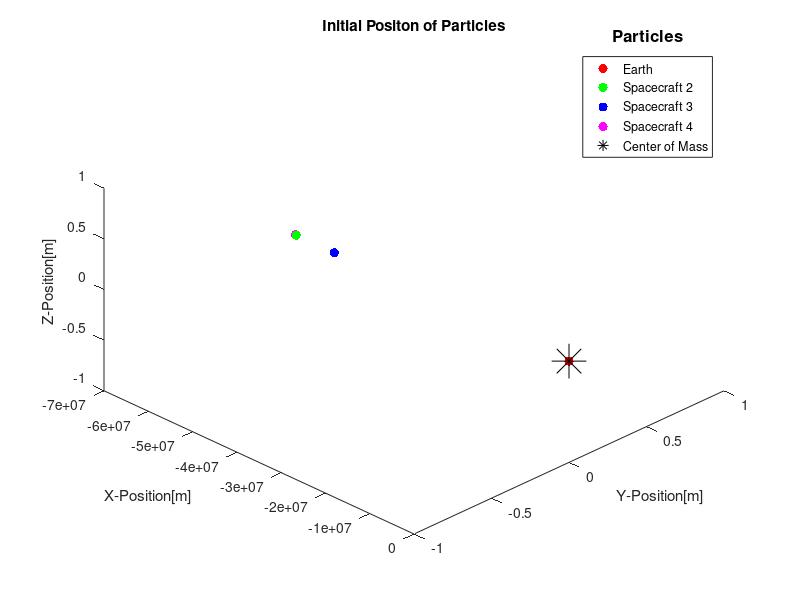

Write MATLAB code to recreate this figure. (Note: this script raises an error after producing the figure.)
%% Planet and Spacecraft Orbiting
clear all;
close all;
clc;

%% System Properties and Initial codition 

%Central Force Constant (analogous to gravitational constant G)
G = (6.674e-11);

%Radius for particle 1
rE = 6.4e6;
%here are some random particles
p1 = [0 0 0];
p2 = [-10*rE+3*rE*rand() 0 0];
p3 = [-10*rE+3*rE*rand() 0 0];
p4 = [-10*rE+3*rE*rand() 0 0];

%random assignment of mass to the particles
m1 = 6e24;  %mass of the earth
m2 = 1.5e4; %mass of spacecrafts (p2, p3, p4)
m3 = 1.5e4;
m4 = 1.5e4;

%initial momentum
mv1 = [0 0 0];
mv2 = [0 3e3*m2 0];
mv3 = [0 3e3*m3 0];
mv4 = [0 3e3*m4 0];

%Time interval and step
tmax = 100000;
dt = 10;

%% Centre of Mass 
%write an expression to compute the center of mass (do not use a loop)

%Center of Mass x direction 
com = (m1*p1 + m2*p2 + m3*p3 + m3*p4) / (m1 + m2 + m3 + m4);
%% Initial Conditions Plot


figure
hold on;
plot3(p1(1,1), p1(1,2), p1(1,3),'.r', 'MarkerSize', 20);
plot3(p2(1,1), p2(1,2), p2(1,3),'.g', 'MarkerSize', 20);
plot3(p3(1,1), p3(1,2), p3(1,3),'.b', 'MarkerSize', 20);
plot3(p4(1,1), p4(1,2), p4(1,3),'.m', 'MarkerSize', 20);
plot3(com(1,1), com(1,2), com(1,3),'*k', 'MarkerSize', 25);
view(45,45);

xlabel("X-Position[m]");
ylabel("Y-Position[m]");
zlabel("Z-Position[m]");
title('Initial Positon of Particles');
lgd = legend('Earth', 'Spacecraft 2', 'Spacecraft 3', 'Spacecraft 4', 'Center of Mass');
title(lgd,'Particles','FontSize',12);

hold off;

%% Momentum Update

%Setup arrays for saving positions and momentum/velocity
m = [m1;m2;m3;m4];
p = [p1;p2;p3;p4];

for i = 2:floor((tmax/dt)) %run the simulation for 1 second
    
    %compute the individual gravitational forces acting on each particle
    %e.g. force of p2, p3, and p4 acting on p1. 
    F1 = NetForce(m,p,G,1);
    F2 = NetForce(m,p,G,2);
    F3 = NetForce(m,p,G,3);
    F4 = NetForce(m,p,G,4);

    %update momentum of each particle
    mv1 = mv1 + F1*dt;
    v1 = (mv1/m1);
    p1 = p1 + v1 * dt;

    mv2 = mv2 + F2*dt;
    v2 = (mv2/m2);
    p2 = p2 + v2 * dt;

    mv3 = mv3 + F3*dt;
    v3 = (mv3/m3);
    p3 = p3 + v3 * dt;

    mv4 = mv4 + F4*dt;
    v4 = (mv4/m4);
    p4 = p4 + v4 * dt;
   
    
    %compute updated position of each particle (set new position equal to variable name of previous position)
    p = [p1;p2;p3;p4];
    %create an array for each point that records time history (e.g. p1_out(i,:) = p1;)
    p1_out(i,:) = p1;
    p2_out(i,:) = p2;
    p3_out(i,:) = p3;
    p4_out(i,:) = p4;

    %momentum arrays
    mv1_out(i,:) = mv1;
    mv2_out(i,:) = mv2;
    mv3_out(i,:) = mv3;
    mv4_out(i,:) = mv4;
   
    %recompute center of mass from updated positions

    com = (m1*p1 + m2*p2 + m3*p3 + m4*p4) / (m1 + m2 + m3 + m4);
   
    %create array for center of mass (e.g. com_out(i,:) = com;)
    com_out(i,:) = com;

    %time array
    time(i,:) = dt * i;

end 

%trajectory plots


figure
hold on;
plot3(p1_out(2:end,1), p1_out(2:end,2), p1_out(2:end,3),'.k','markersize', 20);
plot3(p2_out(2:end,1), p2_out(2:end,2), p2_out(2:end,3),'g','LineWidth', 2);
plot3(p3_out(2:end,1), p3_out(2:end,2), p3_out(2:end,3),'b','LineWidth', 2);
plot3(p4_out(2:end,1), p4_out(2:end,2), p4_out(2:end,3),'m','LineWidth', 2);
plot3(com_out(2:end,1), com_out(2:end,2), com_out(2:end,3),'.r','markersize', 1);
view(45,45);

xlabel("X-Trajectory[m]");
ylabel("Y-Trajectory[m]");
zlabel("Z-Trajectory[m]");
title('Trajectories of Particles');
%lgd = legend('Earth', 'Spacecraft 1', 'Spacecraft 2', 'Spacecraft 3', 'Center of Mass');
%title(lgd,'Trajectories','FontSize',12);
hold off;

%% Animation - Question 1E

figure
view(45,45);
for i = 2:30:length(p1_out)
    hold on;
    plot3(p1_out(i,1), p1_out(i,2), p1_out(i,3),'.r','markersize', 13);
    plot3(p2_out(i,1), p2_out(i,2), p2_out(i,3),'.g','markersize', 13);
    plot3(p3_out(i,1), p3_out(i,2), p3_out(i,3),'.b','markersize', 13);
    plot3(p4_out(i,1), p4_out(i,2), p4_out(i,3),'.m','markersize', 13);
    plot3(com_out(i,1), com_out(i,2), com_out(i,3),'.k','markersize', 16);
    drawnow
    xlabel("X-Trajectory[m]");
    ylabel("Y-Trajectory[m]");
    zlabel("Z-Trajectory[m]");
    title('Trajectories of Particles Animation');
   
end
hold off;

%% Linear Momentum 
%Linear Momentum of Particle 1
figure
hold on;
plot(time(:,1),mv1_out(:,1),'r','LineWidth', 2);
plot(time(:,1),mv1_out(:,2),'g','LineWidth', 2);
plot(time(:,1),mv1_out(:,3),'b','LineWidth', 2);

ylabel("Momentum [kgm/s]");
xlabel("Time [s]");
title('Linear Momentum - Particle 1 vs. Time');
lgd = legend('X - Direction', 'Y - Direction', 'Z - Direction');
title(lgd,'Momentum','FontSize',10);
hold off;
%Linear Momentum of Particle 2
figure
hold on;
plot(time(:,1),mv2_out(:,1),'r','LineWidth', 2);
plot(time(:,1),mv2_out(:,2),'g','LineWidth', 2);
plot(time(:,1),mv2_out(:,3),'b','LineWidth', 2);

ylabel("Momentum [kgm/s]");
xlabel("Time [s]");
title('Linear Momentum - Particle 2 vs. Time');
lgd = legend('X - Direction', 'Y - Direction', 'Z - Direction');
title(lgd,'Momentum','FontSize',10);
hold off;
%Linear Momentum of Particle 3
figure
hold on;
plot(time(:,1),mv3_out(:,1),'r','LineWidth', 2);
plot(time(:,1),mv3_out(:,2),'g','LineWidth', 2);
plot(time(:,1),mv3_out(:,3),'b','LineWidth', 2);

ylabel("Momentum [kgm/s]");
xlabel("Time [s]");
title('Linear Momentum - Particle 3 vs. Time');
lgd = legend('X - Direction', 'Y - Direction', 'Z - Direction');
title(lgd,'Momentum','FontSize',10);
hold off;
%Linear Momentum of Particle 4
figure
hold on;
plot(time(:,1),mv4_out(:,1),'r','LineWidth', 2);
plot(time(:,1),mv4_out(:,2),'g','LineWidth', 2);
plot(time(:,1),mv4_out(:,3),'b','LineWidth', 2);

ylabel("Momentum [kgm/s]");
xlabel("Time [s]");
title('Linear Momentum - Particle 4 vs. Time');
lgd = legend('X - Direction', 'Y - Direction', 'Z - Direction');
title(lgd,'Momentum','FontSize',10);
hold off;




%angular momentum of a the system in x,y,z directions
mv_system = mv2_out + mv3_out + mv4_out;
p_out = p2_out + p3_out + p4_out; %spacecrafts
ang_momentum_earth = cross(p1_out, mv1_out);

ang_momentum_system = cross(p_out, mv_system);

figure
hold on;
plot(ang_momentum_earth(:,1),ang_momentum_system(:,1),'r','LineWidth', 2);
plot(ang_momentum_earth(:,2),ang_momentum_system(:,2),'g','LineWidth', 2);
plot(ang_momentum_earth(:,3),ang_momentum_system(:,3),'b','LineWidth', 2);
view (45,45)
ylim([-1,1]);
view(45,45);
ylabel("Angular Momentum System [kgm/s]");
xlabel("Time [s]");
title('Angular Momentum System vs. Time');
lgd = legend('X - Direction', 'Y - Direction', 'Z - Direction');
title(lgd,'Angular Momentum System','FontSize',10);
hold off;

%% Net Force Function
%Here is a function that will take in all the masses
%and there positions to compute the net force acting on the mass of
%interest
function force = NetForce(m,p,G,ind)
%m = all masses in order m1,m2,m3,m4 (4x1)
%p = all positions p1,p2,p3,p4 (4x3)
%G = gravitational constant
%ind = index of the particle we want the net force for (values 1,2,3,4)

%Pull out the position and mass of the ind particle
m_ind = m(ind, 1);
p_ind = p(ind, :);

%Replace the mass and position of the ind particle with a NaN (don't want the force of it on itself)
m(ind, 1) = NaN;
p(ind, :) = [NaN, NaN, NaN];

F = NaN(3,3);
count = 1;

%Compute the force vectors from each of the particles acting on one another
%Hint: Use a loop to do this that goes through all the particles
for i = 1:length(m)
    if ~isnan(m(i, 1))

        r = p(i,:) - p_ind;
        F_mag = (G * m(i,1) * m_ind) / (norm(r)^2 );
        F_vec = F_mag * (r/norm(r));

        F(count,:) = F_vec;
        count = count + 1;


    end
end
%Sum the force vectors for the total net force
force = sum(F);
end
